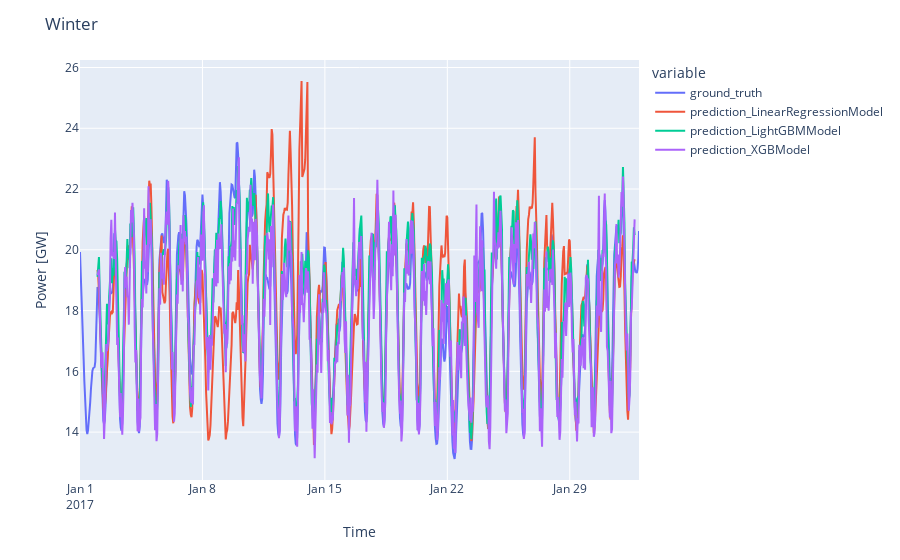
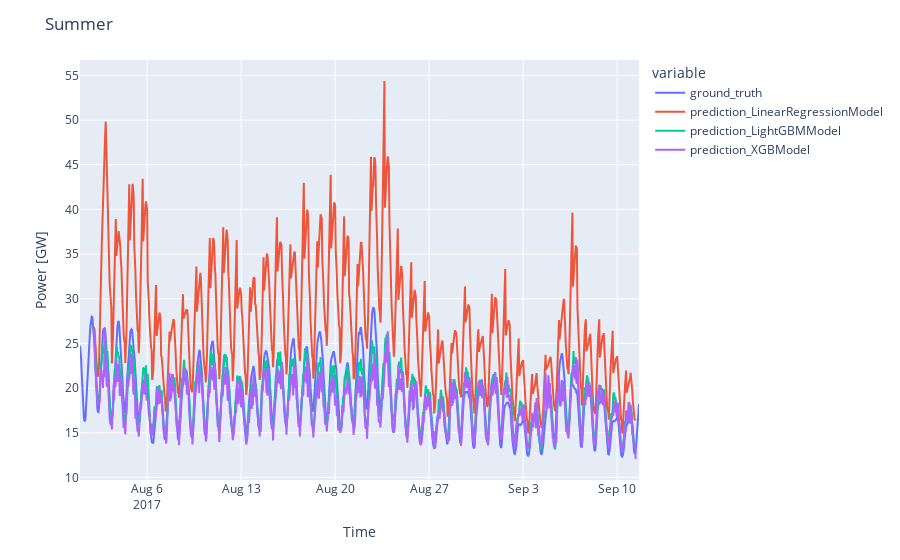

Write notebook code for charts like these, in order.
### Markdown cell above
### Plot 1: Side-by-side comparison of the models

### Code cell
for season, (_, preds_per_model, gt) in dict_result_season.items():
    fig = px.line(gt.pd_series().to_frame("ground_truth"))
    for model_name in model_names:
        preds = preds_per_model[model_name]
        fig.add_scatter(x=preds.pd_series().index, y=preds.pd_series().values, name="prediction_" + model_name)
    
    fig.update_layout(title=f"{season}")
    fig.update_xaxes(title_text="Time")
    fig.update_yaxes(title_text=f"Power [{ts_train.components[0][-2:]}]")
    fig.show()
    wandb.log({f"{season} - Side-by-side comparison of predictions and the ground truth for {config.spatial_scale} in {config.location}": fig})

### Figure 1 — Plotly figure (JSON) as saved in the notebook; plotly's stock layout.template omitted (floating-point values rounded to 4 significant figures; data arrays with more than 128 entries replaced by an {"elided": "..."} marker saying what was removed)
{"data": [{"hovertemplate": "variable=ground_truth<br>datetime=%{x}<br>value=%{y}<extra></extra>", "legendgroup": "ground_truth", "line": {"color": "#636efa", "dash": "solid"}, "marker": {"symbol": "circle"}, "mode": "lines", "name": "ground_truth", "orientation": "v", "showlegend": true, "type": "scatter", "x": {"elided": "768 str values"}, "xaxis": "x", "y": {"elided": "768 float values"}, "yaxis": "y"}, {"name": "prediction_LinearRegressionModel", "type": "scatter", "x": {"elided": "738 str values"}, "y": {"elided": "738 float values"}}, {"name": "prediction_LightGBMModel", "type": "scatter", "x": {"elided": "738 str values"}, "y": {"elided": "738 float values"}}, {"name": "prediction_XGBModel", "type": "scatter", "x": {"elided": "738 str values"}, "y": {"elided": "738 float values"}}], "layout": {"legend": {"title": {"text": "variable"}, "tracegroupgap": 0}, "margin": {"t": 60}, "title": {"text": "Winter"}, "xaxis": {"anchor": "y", "domain": [0, 1], "title": {"text": "Time"}}, "yaxis": {"anchor": "x", "domain": [0, 1], "title": {"text": "Power [GW]"}}}}

### Figure 2 — Plotly figure (JSON) as saved in the notebook; plotly's stock layout.template omitted (floating-point values rounded to 4 significant figures; data arrays with more than 128 entries replaced by an {"elided": "..."} marker saying what was removed)
{"data": [{"hovertemplate": "variable=ground_truth<br>datetime=%{x}<br>value=%{y}<extra></extra>", "legendgroup": "ground_truth", "line": {"color": "#636efa", "dash": "solid"}, "marker": {"symbol": "circle"}, "mode": "lines", "name": "ground_truth", "orientation": "v", "showlegend": true, "type": "scatter", "x": {"elided": "1000 str values"}, "xaxis": "x", "y": {"elided": "1000 float values"}, "yaxis": "y"}, {"name": "prediction_LinearRegressionModel", "type": "scatter", "x": {"elided": "970 str values"}, "y": {"elided": "970 float values"}}, {"name": "prediction_LightGBMModel", "type": "scatter", "x": {"elided": "970 str values"}, "y": {"elided": "970 float values"}}, {"name": "prediction_XGBModel", "type": "scatter", "x": {"elided": "970 str values"}, "y": {"elided": "970 float values"}}], "layout": {"legend": {"title": {"text": "variable"}, "tracegroupgap": 0}, "margin": {"t": 60}, "title": {"text": "Summer"}, "xaxis": {"anchor": "y", "domain": [0, 1], "title": {"text": "Time"}}, "yaxis": {"anchor": "x", "domain": [0, 1], "title": {"text": "Power [GW]"}}}}
